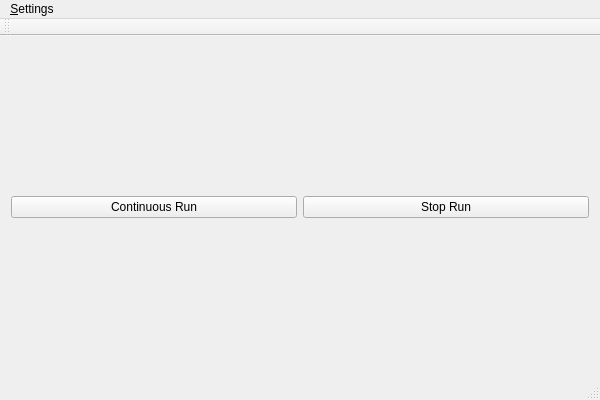
<?xml version="1.0" encoding="UTF-8"?>
<ui version="4.0">
 <class>MainWindowClass</class>
 <widget class="QMainWindow" name="MainWindowClass">
  <property name="geometry">
   <rect>
    <x>0</x>
    <y>0</y>
    <width>600</width>
    <height>400</height>
   </rect>
  </property>
  <property name="windowTitle">
   <string></string>
  </property>
  <widget class="QWidget" name="centralWidget">
   <layout class="QVBoxLayout" name="verticalLayout">
    <item>
     <layout class="QHBoxLayout" name="horizontalLayout">
      <item>
       <widget class="QPushButton" name="continuousRunPushButton">
        <property name="text">
         <string>Continuous Run</string>
        </property>
       </widget>
      </item>
      <item>
       <widget class="QPushButton" name="stopRunPushButton">
        <property name="text">
         <string>Stop Run</string>
        </property>
       </widget>
      </item>
     </layout>
    </item>
   </layout>
  </widget>
  <widget class="QMenuBar" name="menuBar">
   <property name="geometry">
    <rect>
     <x>0</x>
     <y>0</y>
     <width>600</width>
     <height>26</height>
    </rect>
   </property>
   <widget class="QMenu" name="menuAsdasd">
    <property name="title">
     <string>&amp;Settings</string>
    </property>
    <addaction name="soundcardSettingsAction"/>
   </widget>
   <addaction name="menuAsdasd"/>
  </widget>
  <widget class="QToolBar" name="mainToolBar">
   <attribute name="toolBarArea">
    <enum>TopToolBarArea</enum>
   </attribute>
   <attribute name="toolBarBreak">
    <bool>false</bool>
   </attribute>
  </widget>
  <widget class="QStatusBar" name="statusBar"/>
  <action name="soundcardSettingsAction">
   <property name="text">
    <string>S&amp;ound Settings</string>
   </property>
  </action>
 </widget>
 <layoutdefault spacing="6" margin="11"/>
 <resources/>
 <connections/>
</ui>
